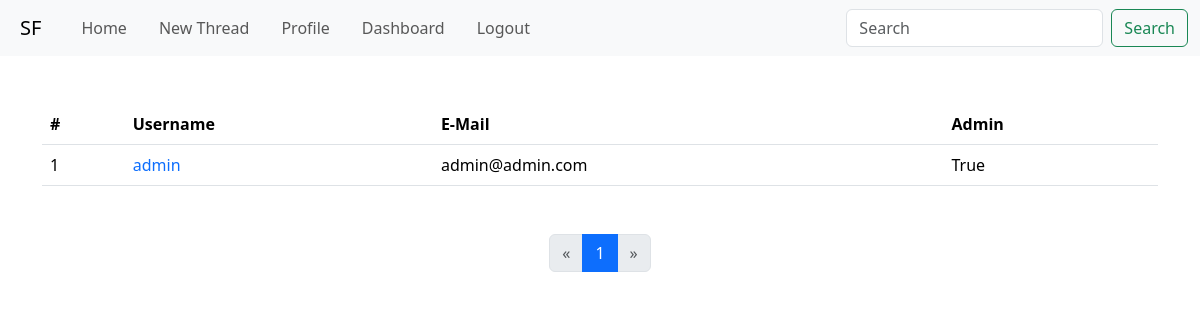
The app's page /admin/users (signed in) with its own data.
### app/models.py (models this page shows, shortened)
class User(UserMixin, db.Model):
    id: so.Mapped[int] = so.mapped_column(primary_key=True)
    username: so.Mapped[str] = so.mapped_column(sa.String(64), index=True, unique=True)
    email: so.Mapped[str] = so.mapped_column(sa.String(120), index=True, unique=True)
    password_hash: so.Mapped[Optional[str]] = so.mapped_column(sa.String(256))
    about_me: so.Mapped[Optional[str]] = so.mapped_column(sa.String(140))
    last_seen: so.Mapped[Optional[datetime]] = so.mapped_column(sa.DateTime(),
                                                                default=lambda: datetime.now(timezone.utc))
    joined: so.Mapped[datetime] = so.mapped_column(sa.DateTime(), default=lambda: datetime.now(timezone.utc))
    admin: so.Mapped[bool] = so.mapped_column(sa.Boolean(), default=False)
    posts: so.WriteOnlyMapped['Post'] = so.relationship('Post',
                                                        back_populates='author',
                                                        passive_deletes=True)
    threads: so.WriteOnlyMapped['Thread'] = so.relationship('Thread',
                                                            back_populates='user',
                                                            passive_deletes=True)

### app/admin/routes.py (the view)
@bp.route('/users')
@admin_required
@login_required
def users():
    page = request.args.get('page', 1, type=int)
    users_query = sa.select(User).order_by(User.id.asc())
    page = db.paginate(users_query, page=page, per_page=current_app.config['USERS_PER_PAGE'], error_out=True)
    return render_template("admin/users.html", title='Users', page=page)

### app/admin/routes.py (called while the page is built)
def admin_required(f):
    @wraps(f)
    def wrap(*args, **kwargs):
        if current_user.is_authenticated and current_user.admin:
            return f(*args, **kwargs)
        else:
            flash('You need to be an admin to view this page.')
            return redirect(url_for('main.index'))
    return wrap

### app/models.py (called while the page is built)
@login.user_loader
def load_user(id):
    return db.session.get(User, int(id))

### app/templates/admin/users.html
{% extends "base.html" %}
{% from "macros.html" import thread_table, page_nav with context %}
{% block content %}
    <table class="table my-5">
        <thead>
        <tr>
            <th scope="col">#</th>
            <th scope="col">Username</th>
            <th scope="col">E-Mail</th>
            <th scope="col">Admin</th>
        </tr>
        </thead>
        <tbody>
        {% for user in page.items %}
            <tr>
                <td>{{ user.id }}</td>
                <td><a class="text-decoration-none"
                       href="{{ url_for('main.user', username=user.username) }}">{{ user.username }}</a></td>
                <td>{{ user.email }}</td>
                <td>{{ user.admin }}</td>
            </tr>
        {% endfor %}
        </tbody>
    </table>
    {{ page_nav(page, 'main.users') }}
{% endblock %}

### records on screen
User: id "1", username "admin", email "admin@admin.com", admin "True"

### other values on screen
{{ number }} "1"
